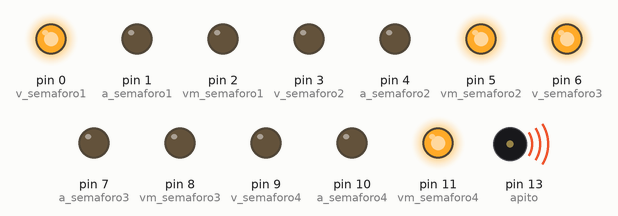
Simulated run of this sketch. Board: Arduino Uno, built with avr-gcc and run on an emulated ATmega328P. On the bench: output pins drawn as LEDs (lit = HIGH), buzzer (waves = sounding).

Above: at 0.5 s.
At 5.5 s:
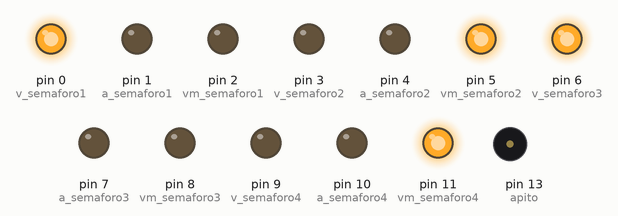
At 11.0 s:
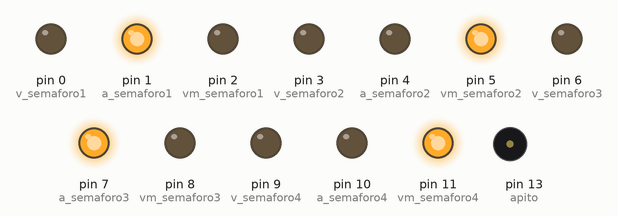
At 12.5 s:
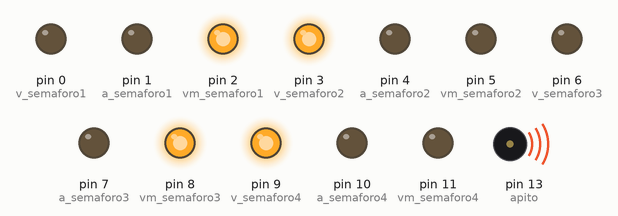
At 17.5 s:
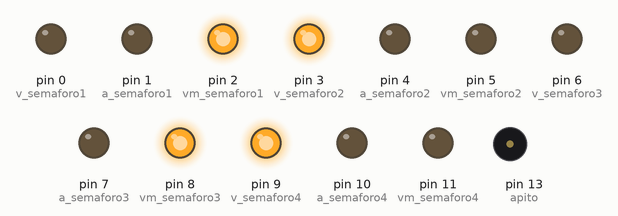
At 23.0 s:
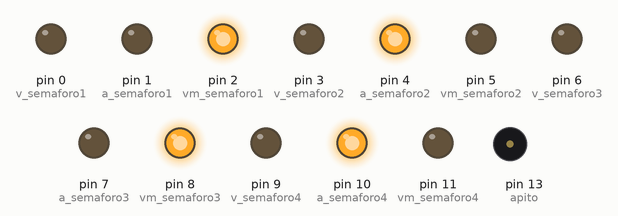
Timing chart, 0 to 31.2 s (numbered marks = the images above):
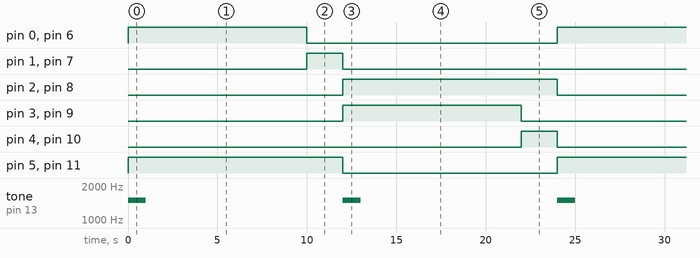

Measured:
- by itself, pin 0 (v_semaforo1), pin 3 (v_semaforo2), pin 6 (v_semaforo3), pin 9 (v_semaforo4): alternates HIGH for 10.0 s and LOW for 14.0 s
- by itself, pin 1 (a_semaforo1), pin 4 (a_semaforo2), pin 7 (a_semaforo3), pin 10 (a_semaforo4): alternates HIGH for 2.0 s and LOW for 22.0 s
- by itself, pin 2 (vm_semaforo1), pin 5 (vm_semaforo2), pin 8 (vm_semaforo3), pin 11 (vm_semaforo4): alternates HIGH for 12.0 s and LOW for 12.0 s
- by itself, tone on pin 13 (apito): alternates 1500 Hz for 1.0 s and silent for 11.0 s

The sketch:

SEMAFAROPIEZO.ino
```cpp
// C++ code
//
const int INTERVALO_VERDE = 10000;
const int INTERVALO_AMARELO = 2000;
int apito=13;
int v_semaforo1 = 0;
int a_semaforo1 = 1;
int vm_semaforo1 = 2;
int v_semaforo2 = 3;
int a_semaforo2 = 4;
int vm_semaforo2 = 5;
int v_semaforo3 = 6;
int a_semaforo3 = 7;
int vm_semaforo3 = 8;
int v_semaforo4 = 9;
int a_semaforo4 = 10;
int vm_semaforo4 = 11;
void setup()
{
  tone(apito, OUTPUT);
 digitalWrite(v_semaforo1,LOW);
digitalWrite(vm_semaforo1,HIGH);
digitalWrite(a_semaforo1,LOW);
digitalWrite(v_semaforo2,LOW);
digitalWrite(vm_semaforo2,HIGH);
digitalWrite(a_semaforo2,LOW);
digitalWrite(v_semaforo3,LOW);
digitalWrite(vm_semaforo3,HIGH);
digitalWrite(a_semaforo3,LOW);
digitalWrite(v_semaforo4,LOW);
digitalWrite(vm_semaforo4,HIGH);
digitalWrite(a_semaforo4,LOW);

pinMode(v_semaforo1,OUTPUT);
pinMode(a_semaforo1,OUTPUT);
pinMode(vm_semaforo1,OUTPUT);
pinMode(v_semaforo2,OUTPUT);
pinMode(a_semaforo2,OUTPUT);
pinMode(vm_semaforo2,OUTPUT);
pinMode(v_semaforo3,OUTPUT);
pinMode(a_semaforo3,OUTPUT);
pinMode(vm_semaforo3,OUTPUT);
pinMode(v_semaforo4,OUTPUT);
pinMode(a_semaforo4,OUTPUT);
pinMode(vm_semaforo4,OUTPUT);

}

void loop() {
// semaforo 1 e 3
  tone(apito, 1500, 1000);
digitalWrite(v_semaforo1,HIGH);
digitalWrite(a_semaforo1,LOW);
digitalWrite(vm_semaforo1,LOW);
  digitalWrite(v_semaforo3,HIGH);
digitalWrite(a_semaforo3,LOW);
digitalWrite(vm_semaforo3,LOW);
delay(INTERVALO_VERDE);
  digitalWrite(apito,LOW);
digitalWrite(v_semaforo1,LOW);
digitalWrite(a_semaforo1,HIGH);
  digitalWrite(v_semaforo3,LOW);
digitalWrite(a_semaforo3,HIGH);
delay(INTERVALO_AMARELO);
digitalWrite(a_semaforo1,LOW);
digitalWrite(vm_semaforo1,HIGH);
digitalWrite(a_semaforo3,LOW);
digitalWrite(vm_semaforo3,HIGH);


// semaforo 2 e 4
  tone(apito, 1500, 1000);
digitalWrite(v_semaforo2,HIGH);
digitalWrite(a_semaforo2,LOW);
digitalWrite(vm_semaforo2,LOW);
digitalWrite(v_semaforo4,HIGH);
digitalWrite(a_semaforo4,LOW);
digitalWrite(vm_semaforo4,LOW);
delay(INTERVALO_VERDE);
  digitalWrite(apito,LOW);
digitalWrite(v_semaforo2,LOW);
digitalWrite(a_semaforo2,HIGH);
   digitalWrite(v_semaforo4,LOW);
digitalWrite(a_semaforo4,HIGH);
delay(INTERVALO_AMARELO);
digitalWrite(a_semaforo2,LOW);
digitalWrite(vm_semaforo2,HIGH);
digitalWrite(a_semaforo4,LOW);
digitalWrite(vm_semaforo4,HIGH);


}
```
